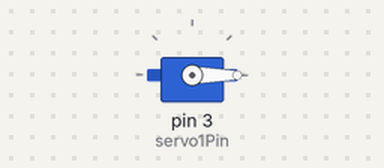
Recording of a sketch running on a simulated Arduino Uno, built with avr-gcc and run on an emulated ATmega328P. Shown: servo.

Above: at 0.05 s.
At 2.05 s:
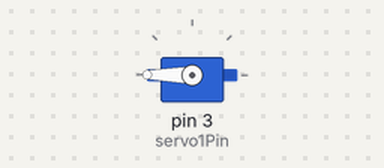
At 4.0 s:
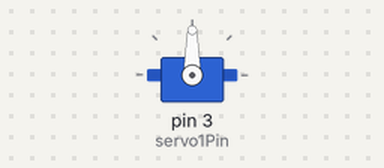
Timing chart, 0 to 5.2 s (numbered marks = the images above):
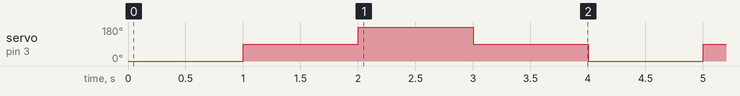

The sketch:

Servo1.ino
```cpp
#include <Servo.h>
Servo Servo1;

const int servo1Pin = 3;

void setup()
{
  Servo1.attach(servo1Pin);
}

void loop()
{
  Servo1.write(0);
  delay(1000);

  Servo1.write(90);
  delay(1000);

  Servo1.write(180);
  delay(1000);

  Servo1.write(90);
  delay(1000);
}
```

Measured:
- by itself, servo on pin 3 (servo1Pin): repeats every 4.0 s: 180° 1.0 s, 90° 1.0 s, 0° 1.0 s, 90° 1.0 s
